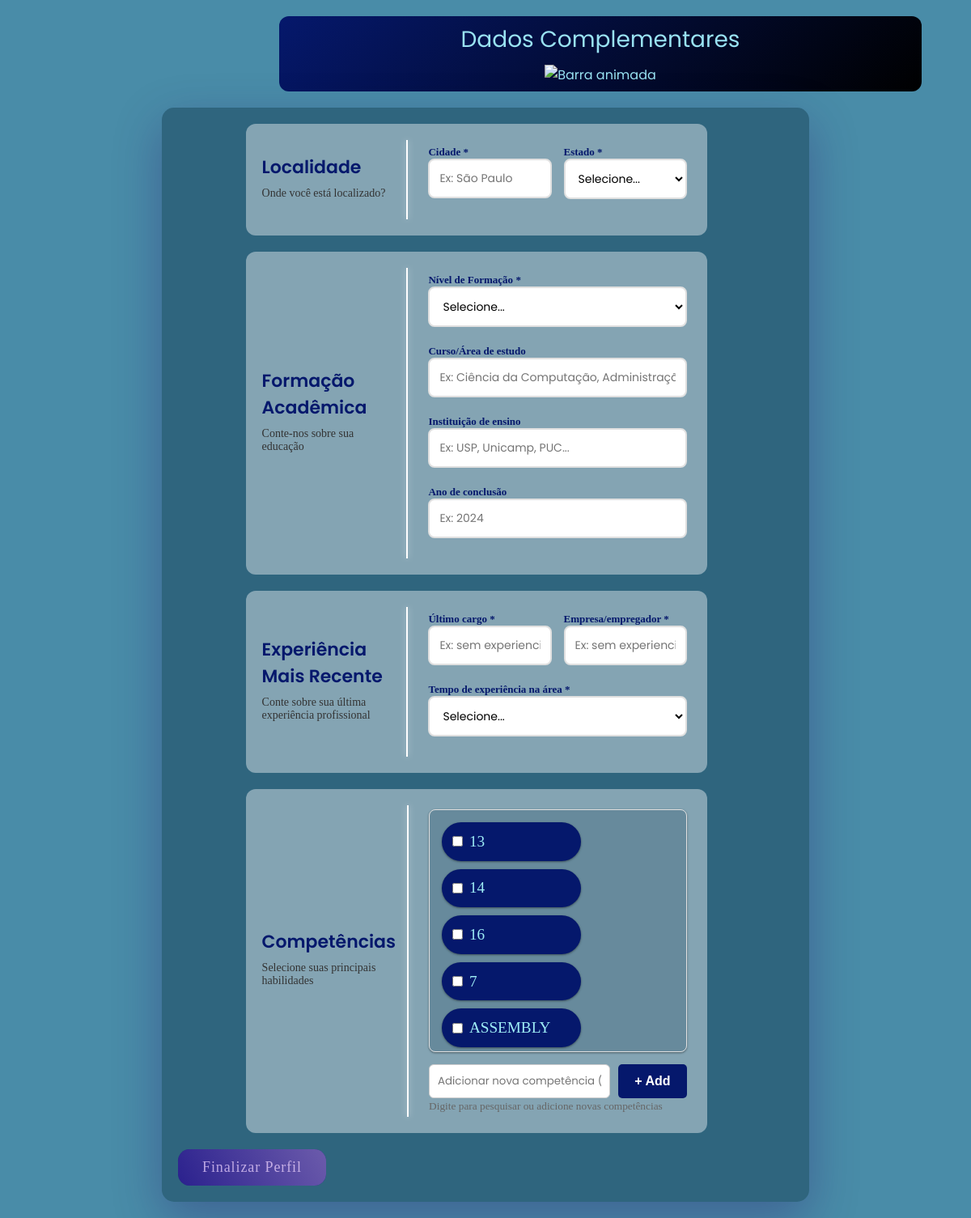
Page /questionario/2 (signed in) on the committed database.
### tables this page shows
CREATE TABLE competencias (
        id_competencia INTEGER PRIMARY KEY AUTOINCREMENT,
        nome TEXT
    );

### routes/questionario.py (the view)
@bp_questionario.route('/questionario/<int:id_func>')
def questionario_pag(id_func):
    if 'usuario_id' not in session or session['usuario_id'] != id_func:
        flash("Acesso não autorizado!", "erro")
        return redirect('/')
    competencias = Competencia.listar_todas()
    conn = get_connection()
    cursor = conn.cursor()
    cursor.execute('SELECT DISTINCT titulo FROM vagas WHERE status = "ativa" ORDER BY titulo')
    cargos = cursor.fetchall()
    conn.close()
    return render_template('questionario.html',
                         id_func=id_func,
                         competencias=competencias,
                         cargos=cargos)

### CRUDs/crud_comp.py (called while the page is built)
    @staticmethod
    def listar_todas():
        conn = get_connection()
        try:
            cursor = conn.cursor()
            cursor.execute("SELECT * FROM competencias ORDER BY nome")
            return cursor.fetchall()
        finally:
            conn.close()

### database/connect.py (called while the page is built)
def get_connection():
    conn = sqlite3.connect(Config.DB_PATH)
    conn.execute("PRAGMA foreign_keys = ON;")
    conn.row_factory = sqlite3.Row
    return conn

### models/model_comp.py (called while the page is built)
    @staticmethod
    def listar_todas():
        return CompetenciaCRUD.listar_todas()

### templates/questionario.html (shortened to what this page needs)
<!doctype html>
<html lang="pt-br">
  <head>
    <link rel="stylesheet" href="../static/css/questionario.css" />
  </head>
  <body>
    <div class="header">
      <p>Dados Complementares</p>
      <img
        src="https://web.archive.org/web/20091025005617im_/http://geocities.com/RodeoDrive/9200/ANIBAR.GIF"
        alt="Barra animada"
        class="gif-header"
      />
    </div>
    <div class="form">
      <form action="/salvar_questionario" method="POST" id="questionarioForm">
        <div class="container">
          <div class="secao-active" id="secao" data-secao="0">
            <div class="secao-header">
              <h2> Localidade</h2>
              <div class="secao-subtitle">Onde você está localizado?</div>
            </div>
            <div class="secao-content">
              <div class="campo-row">
                <div class="campo">
                  <label>Cidade <span class="obrigatorio">*</span></label>
                  <input
                    type="text"
                    name="cidade"
                    required
                    placeholder="Ex: São Paulo"
                  />
                </div>
                <div class="campo">
                  <label>Estado <span class="obrigatorio">*</span></label>
                  <select name="estado" required>
                    <option value="">Selecione...</option>
                  </select>
                </div>
              </div>
            </div>
          </div>
          <div class="secao-formacao" id="secao" data-secao="1">
            <div class="secao-header">
              <h2> Formação Acadêmica</h2>
              <div class="secao-subtitle">Conte-nos sobre sua educação</div>
            </div>
            <div class="secao-content">
              <div class="campo">
                <label
                  >Nível de Formação <span class="obrigatorio">*</span></label
                >
                <select name="formacao" required>
                  <option value="">Selecione...</option>
                </select>
              </div>
              <div class="campo">
                <label>Curso/Área de estudo</label>
                <input
                  type="text"
                  name="curso"
                  placeholder="Ex: Ciência da Computação, Administração..."/>
              </div>
              <div class="campo">
                <label>Instituição de ensino</label>
                <input
                  type="text"
                  name="instituicao"
                  placeholder="Ex: USP, Unicamp, PUC..."
                />
              </div>
              <div class="campo">
                <label>Ano de conclusão</label>
                <input
                  type="number"
                  name="ano_conclusao"
                  min="1950"
                  max="2030"
                  placeholder="Ex: 2024"
                />
              </div>
            </div>
          </div>
          <div class="secao-experiencia" id="secao" data-secao="2">
            <div class="secao-header">
              <h2> Experiência Mais Recente</h2>
              <div class="secao-subtitle">
                Conte sobre sua última experiência profissional
              </div>
            </div>
            <div class="secao-content">
              <div class="campo-row">
                <div class="campo">
                  <label>Último cargo <span class="obrigatorio">*</span></label>
                  <input
                    type="text"
                    name="ultimo_cargo"
                    required
                    placeholder="Ex: sem experiencia, Desenvolvedor Pleno..."/>
                </div>
                <div class="campo">
                  <label
                    >Empresa/empregador
                    <span class="obrigatorio">*</span></label
                  >
                  <input
                    type="text"
                    name="ultima_empresa"
                    required
                    placeholder="Ex: sem experiencia, Google, Microsoft..."/>
                </div>
              </div>
              <div class="campo">
                <label
                  >Tempo de experiência na área
                  <span class="obrigatorio">*</span></label
                >
                <select name="tempo_experiencia" required>
                  <option value="">Selecione...</option>
                </select>
              </div>
            </div>
          </div>
          <div class="secao-competencias" id="secao" data-secao="3">
            <div class="secao-header">
              <h2> Competências</h2>
              <div class="secao-subtitle">
                Selecione suas principais habilidades
              </div>
            </div>
            <div class="secao-content">
              <div id="lista-competencias" class="competencias-lista">
                {% for c in competencias %}
                <div class="competencia-item">
                  <input
                    type="checkbox"
                    name="competencias"
                    value="{{ c[0] }}"
                    id="comp_{{ c[0] }}"
                  />
                  <label for="comp_{{ c[0] }}">{{ c[1] }}</label>
                </div>
                {% endfor %}
              </div>
              <div class="nova-competencia">
                <input
                  type="text"
                  id="input_nova_comp"
                  placeholder="Adicionar nova competência (ex: Photoshop, Inglês...)"
                />
                <button type="button" onclick="adicionarCompetencia()">
                  + Add
                </button>
              </div>
              <small style="color: #666"
                >Digite para pesquisar ou adicione novas competências</small
              >
            </div>
          </div>
          <div class="container-btn">
            <div class="btn" id="divSubmit">
              <button type="submit" class="btn-submit">Finalizar Perfil</button>
            </div>
          </div>
        </div>
      </form>
    </div>
  </body>
</html>

### static/css/questionario.css (style rules this page uses)
* { margin: 0; padding: 0; box-sizing: border-box; }
.header { background: linear-gradient(135deg, #05186c 0%, #000000 100%); color: #99E2F2; padding: 8px; border-radius: 12px; text-align: center; width: 794px; margin-left: 325px; font-family: 'Poppins', sans-serif; }
.header p { font-size: 28px; margin-bottom: 10px; }
body { background: #498CA8; padding: 20px; min-height: 100vh; }
.container { max-width: 800px; margin: 0 auto; border-radius: 15px; box-shadow: 0 20px 60px rgba(39, 2, 99, 0.3); background: #0322355d 97.09%; margin-top: 20px; padding: 20px; }
#secao { padding: 0; background: rgba(255, 255, 255, 0.406); border-radius: 12px; margin-bottom: 20px; margin-left: 11%; width: 75%; display: flex; flex-direction: row; align-items: stretch; overflow: hidden; }
.secao-header { width: 35%; display: flex; flex-direction: column; justify-content: center; padding: 30px 20px; text-align: left; margin-bottom: 8px; }
.secao-header .secao-subtitle { text-align: left; color: #333; font-size: 14px; padding-bottom: 0; margin-bottom: 0; display: block; }
.secao-header h2 { font-family: 'Poppins', sans-serif; font-weight: 600; font-size: 22px; color: #05186c; margin-bottom: 8px; }
.secao-content { width: 65%; padding: 25px; overflow-y: auto; }
.secao-content .campo { margin-bottom: 20px; }
.secao-content .campo-row { display: grid; grid-template-columns: 1fr 1fr; gap: 15px; }
.secao-content label { color: #05186c; font-weight: 600; font-size: 13px; }
.secao-content input, .secao-content select { background: white; border: 1px solid #ccc; border-radius: 6px; padding: 10px; font-family: 'Poppins', sans-serif; }
.btn-submit { position: relative; font-family: inherit; font-weight: 500; font-size: 18px; letter-spacing: 0.05em; border-radius: 0.8em; cursor: pointer; border: none; background: #05186c; color: ghostwhite; overflow: hidden; }
.btn-submit::before, .btn-submit::after { position: absolute; top: 0; left: 0; width: 100%; height: 100%; z-index: 0; }
.btn-submit::before { content: ""; background: linear-gradient(to right, #5929b86d, #b48bd898); width: 120%; left: -10%; transform: skew(30deg); transition: transform 0.4s cubic-bezier(0.3, 1, 0.8, 1); }
.campo input, .campo select, .campo textarea { width: 100%; padding: 12px; border: 2px solid #e0e0e0; border-radius: 8px; font-size: 14px; transition: all 0.3s; }
.competencias-lista { display: grid; grid-template-columns: repeat(auto-fill, minmax(150px, 1fr)); gap: 10px; max-height: 300px; overflow-y: auto; padding: 15px; background: #0535513a; border-radius: 8px; border: 1px solid #e0e0e0; box-shadow: #00000044 0px 1px 3px, #00000035 0px 1px 2px; }
.competencia-item { display: flex; align-items: center; gap: 8px; padding: 0.8rem; background: #05186c; border-radius: 2rem; cursor: pointer; transition: all 0.2s; width: 60%; box-shadow: #00000044 0px 1px 3px, #00000035 0px 1px 2px; }
.competencia-item label { color: rgb(159, 238, 247); }
.competencia-item input { width: auto; margin: 0; }
.competencia-item label { margin: 0; font-weight: normal; cursor: pointer; flex: 1; font-style: bold; font-size: 1.2rem; }
.nova-competencia { margin-top: 15px; display: flex; gap: 10px; }
.nova-competencia input { flex: 1; width: 10px; }
.nova-competencia button { padding: 10px 20px; background: #05186c; color: white; border: none; border-radius: 5px; cursor: pointer; font-weight: 600; }
button { padding: 12px 30px; border: none; border-radius: 8px; cursor: pointer; font-size: 16px; font-weight: 600; transition: all 0.3s; }

### rows in the picture
competencias: nome "13"
competencias: nome "14"
competencias: nome "16"
competencias: nome "7"
competencias: nome "ASSEMBLY"
